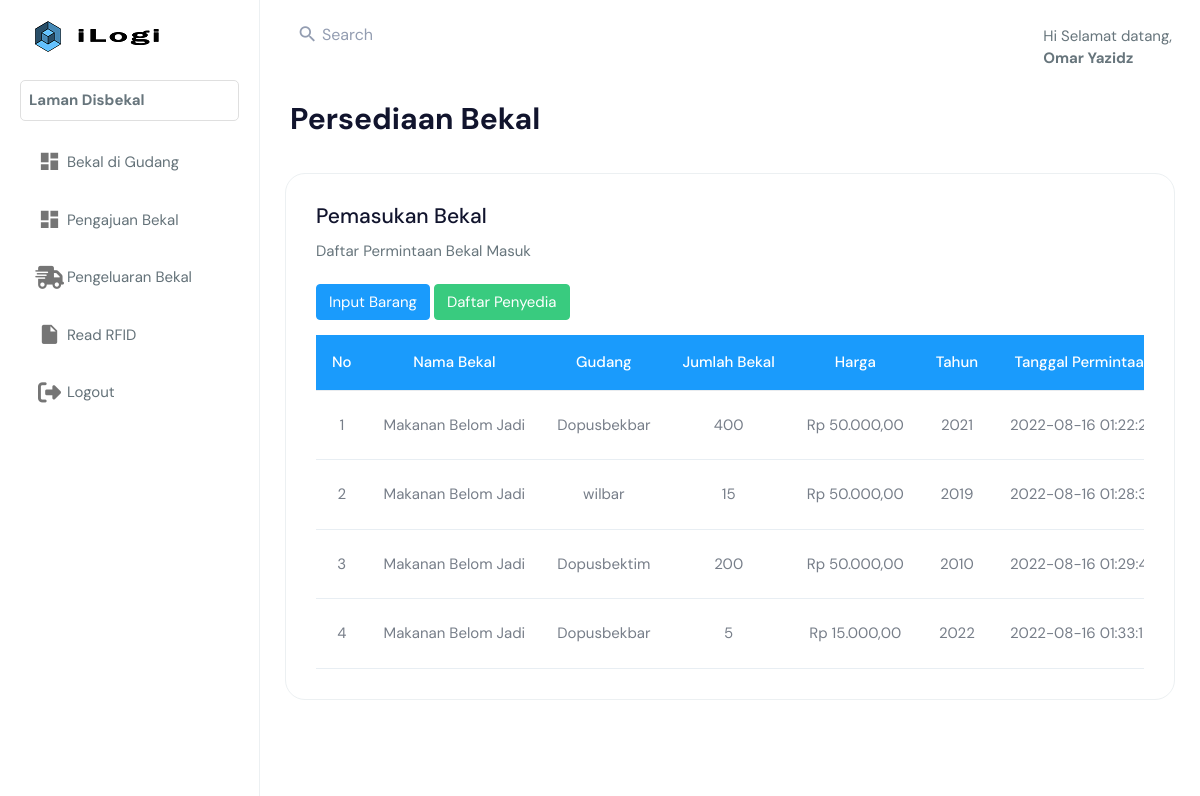
/index.php?page=disbekal/home.php (signed in), run on the app's committed database.
### tables this page shows
CREATE TABLE `pemasukan` (
  `id_request` int(11) NOT NULL,
  `id_penyedia` int(11) NOT NULL,
  `nama_kelas` varchar(50) NOT NULL,
  `nama_gudang` varchar(50) NOT NULL,
  `harga_bekal` int(11) NOT NULL,
  `jumlah_bekal` int(11) NOT NULL,
  `tahun_produksi` int(11) NOT NULL,
  `tgl_request` timestamp NOT NULL DEFAULT current_timestamp(),
  `no_kontrak` int(11) NOT NULL,
  `status` varchar(255) NOT NULL,
  `status_request` varchar(255) NOT NULL
);

### helper.php (called while the page is built, shortened)
<?php
    function rupiah($angka){
        $hasil_rupiah = "Rp " . number_format($angka,2,',','.');
        return $hasil_rupiah;
    }
?>

### disbekal/home.php (the view, shortened to what this page needs)
<!DOCTYPE html>
<html dir="ltr" lang="en">
<body>
    <div class="page-wrapper">
        <div class="page-breadcrumb">
            <div class="row align-items-center">
                <div class="col-6">
                    <h1 class="mb-0 fw-bold">Persediaan Bekal</h1>
                </div>
            </div>
        </div>
        <div class="container-fluid">
            <div class="row">
                <div class="col-12">
                    <div class="card">
                        <div class="card-body">
                            <div class="d-md-flex">
                                <div>
                                    <h4 class="card-title">Pemasukan Bekal</h4>
                                    <p>Daftar Permintaan Bekal Masuk</p>
                                </div>
                            </div>
                            <a href="<?php echo BASE_URL."index.php?page=disbekal/ajukan_bekal/registbarang.php" ?>" class="btn btn-info" style="margin:5px 0px 15px 0px;color:white;">Input Barang</a>
                            <a href="<?php echo BASE_URL."index.php?page=disbekal/daftar_penyedia/list_penyedia.php" ?>" class="btn btn-success" style="margin:5px 0px 15px 0px;color:white;">Daftar Penyedia</a>
                            <div class="table-responsive">
                                <table class="table mb-0 table-hover align-middle text-nowrap">
                                    <thead style="background-color:#1a9bfc;">
                                        <tr>
                                            <th class="border-top-0" style="color:white; text-align:center;">No</th>
                                            <th class="border-top-0" style="color:white; text-align:center;">Nama Bekal</th>
                                            <th class="border-top-0" style="color:white; text-align:center;">Gudang</th>
                                            <th class="border-top-0" style="color:white; text-align:center;">Jumlah Bekal</th>
                                            <th class="border-top-0" style="color:white; text-align:center;">Harga</th>
                                            <th class="border-top-0" style="color:white; text-align:center;">Tahun</th>
                                            <th class="border-top-0" style="color:white; text-align:center;">Tanggal Permintaan</th>
                                        </tr>
                                    </thead>
                                    <tbody>
                                     <?php
                                            include 'database.php';
                                            $no = 1;
                                            $sql = mysqli_query($koneksi,"SELECT * FROM pemasukan");
                                            if (mysqli_num_rows($sql) > 0 ) {
                                            while ($row = mysqli_fetch_array($sql)){
                                        ?>
                                            <tr>
                                                <td style="text-align:center"><?php echo $no++ ?></td>
                                                <td style="text-align:center"><?php echo $row['nama_kelas'] ?></td>
                                                <td style="text-align:center"><?php echo $row['nama_gudang'] ?></td>
                                                <td style="text-align:center"><?php echo $row['jumlah_bekal']?></td>
                                                <td style="text-align:center"><?php echo rupiah ($row['harga_bekal'])?></td>
                                                <td style="text-align:center"><?php echo $row['tahun_produksi']?></td>
                                                <td><?php echo $row['tgl_request']?></td>
                                            </tr>
                                        <?php }
                                        }else { ?>
                                            <tr>
                                                <td colspan="9">Tidak ada data</td>
                                            </tr>
                                        <?php } ?>
                                    </tbody>
                                </table>
                            </div>
                        </div>
                    </div>
                </div>
            </div>
    </div>
    </div>
</body>
</html>

### data on the page
pemasukan: nama_kelas "Makanan Belom Jadi", nama_gudang "Dopusbekbar", jumlah_bekal "400", harga_bekal "Rp 50.000,00", tahun_produksi "2021", tgl_request "2022-08-16…"
pemasukan: nama_kelas "Makanan Belom Jadi", nama_gudang "wilbar", jumlah_bekal "15", harga_bekal "Rp 50.000,00", tahun_produksi "2019", tgl_request "2022-08-16…"
pemasukan: nama_kelas "Makanan Belom Jadi", nama_gudang "Dopusbektim", jumlah_bekal "200", harga_bekal "Rp 50.000,00", tahun_produksi "2010", tgl_request "2022-08-16…"
pemasukan: nama_kelas "Makanan Belom Jadi", nama_gudang "Dopusbekbar", jumlah_bekal "5", harga_bekal "Rp 15.000,00", tahun_produksi "2022", tgl_request "2022-08-16…"

### other printed values
$nama_admin "Omar Yazidz"
$role "Disbekal"
